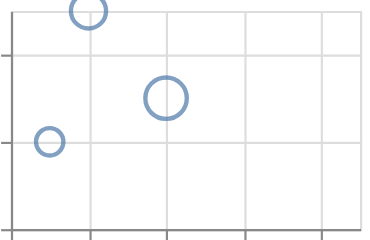

Specify this chart in Vega-Lite:
### Vega-Lite specification from a JSON file in a GitHub repository (floating-point values rounded to 4 significant figures)
{"$schema": "https://vega.github.io/schema/vega-lite/v6.json", "padding": 5, "autosize": "none", "data": {"values": [{"c": "A", "x": 1, "y": 2, "s": 3, "t": "2024-01-01"}, {"c": "B", "x": 2, "y": 5, "s": 5, "t": "2024-02-01"}, {"c": "C", "x": 9, "y": null, "s": 2, "t": "2024-03-01"}, {"c": "D", "x": 4, "y": 3, "s": 7, "t": "2024-04-01"}]}, "width": 160, "height": 100, "mark": "point", "encoding": {"x": {"field": "x", "type": "quantitative"}, "y": {"field": "y", "type": "quantitative"}, "size": {"field": "s", "type": "quantitative"}}, "config": {"mark": {"invalid": "break-paths-show-domains"}}}
